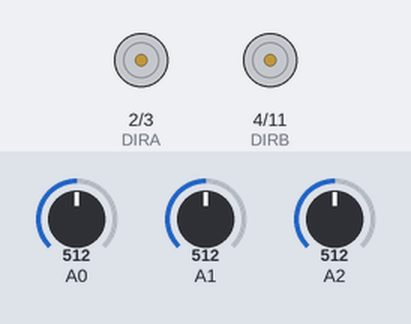
The sketch below on a simulated Arduino Uno, built with avr-gcc and run on an emulated ATmega328P. Shown: direction and speed pins drawn as motors (green arrow = direction pin HIGH = forward, orange = LOW = backward, longer = more drive). The inputs (shaded band) are chosen by the test bench; at power-on: A0 = 512, A1 = 512, A2 = 512. What the sketch prints to the serial monitor is not drawn.

Above: at 1.2 s.
1.3 s: A0 set to 888
4.3 s: A0 set to 913
At 5.5 s:
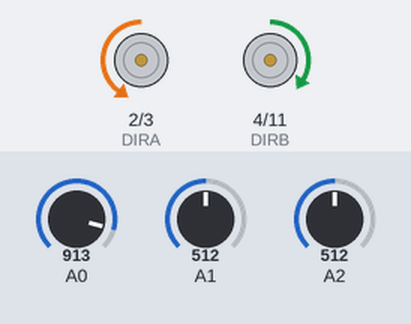
5.8 s: A1 set to 889
8.8 s: A1 set to 912
At 9.2 s:
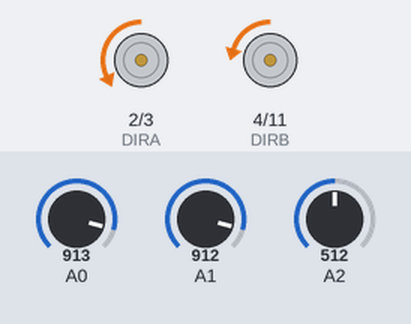
10.3 s: A0 set to 0
At 11.3 s:
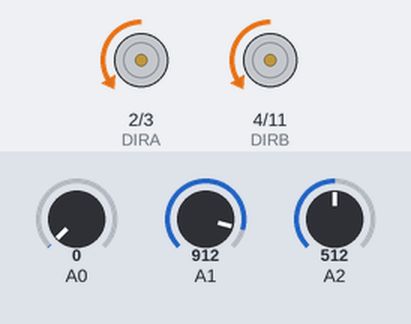
11.8 s: A2 set to 884
14.8 s: A2 set to 912
At 16.1 s:
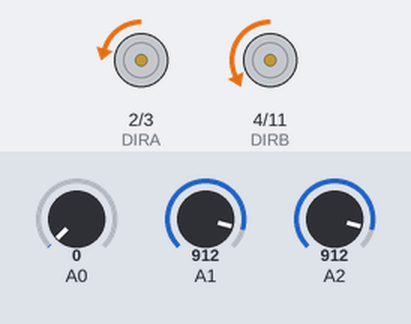
Timing chart, 0 to 17.3 s (numbered marks = the images above; inputs shaded):
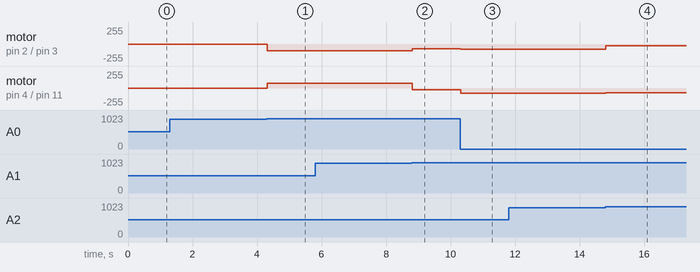

Measured:
- the behaviour switches between 899 and 900 on A0 (found by bisection; images 0 and 1)
- the behaviour switches between 899 and 900 on A1 (found by bisection; images 1 and 2)
- the behaviour switches between 899 and 900 on A2 (found by bisection; images 3 and 4)
- after the input at 1.3 s, every drawn part: stays the same
- after the input at 4.3 s, motor on pin 2 (DIRA) / pin 3 (PWMA): stopped → backward 100/255 at once; motor on pin 4 (DIRB) / pin 11 (PWMB): stopped → forward 75/255 at once
- after the input at 5.8 s, every drawn part: stays the same
- after the input at 8.8 s, motor on pin 2 (DIRA) / pin 3 (PWMA): backward 100/255 → backward 70/255 at once; motor on pin 4 (DIRB) / pin 11 (PWMB): forward 75/255 → backward 25/255 at once
- after the input at 10.3 s, motor on pin 2 (DIRA) / pin 3 (PWMA): backward 70/255 → backward 75/255 at once; motor on pin 4 (DIRB) / pin 11 (PWMB): backward 25/255 → backward 75/255 at once
- after the input at 11.8 s, every drawn part: stays the same
- after the input at 14.8 s, motor on pin 2 (DIRA) / pin 3 (PWMA): backward 75/255 → backward 25/255 at once; motor on pin 4 (DIRB) / pin 11 (PWMB): backward 75/255 → backward 70/255 at once

The sketch:

final_project.ino
```cpp
#define MOTOR_A 0
#define MOTOR_B 1

#define FORWARD  0
#define BACKWARD 1

const byte PWMA = 3;  // PWM control (speed) for motor A
const byte PWMB = 11; // PWM control (speed) for motor B
const byte DIRA = 2; // Direction control for motor A
const byte DIRB = 4; // Direction control for motor B

void setup() {
  // put your setup code here, to run once:
  Serial.begin(9600);

  setupArdumoto();

}

void loop() {
  // put your main code here, to run repeatedly:
int leftPinRdg = analogRead(0);
int centerPinRdg = analogRead(1);
int rightPinRdg = analogRead(2);

Serial.print(leftPinRdg);
Serial.print("\t");
Serial.print(centerPinRdg);
Serial.print("\t");
Serial.print(rightPinRdg);
Serial.print("\t");

if(leftPinRdg>=900 && centerPinRdg<900 && rightPinRdg<900)
  {
  driveArdumoto(MOTOR_A,FORWARD,100);
  driveArdumoto(MOTOR_B,BACKWARD,75);
  }

  if(leftPinRdg>=900 && centerPinRdg>=900 && rightPinRdg<900)
  {
  driveArdumoto(MOTOR_A,FORWARD,70);
  driveArdumoto(MOTOR_B,FORWARD,25);
  }

  if(leftPinRdg<900 && centerPinRdg>=900 && rightPinRdg<900)
  {
  driveArdumoto(MOTOR_A,FORWARD,75);
  driveArdumoto(MOTOR_B,FORWARD,75);
  }

  if(leftPinRdg<900 && centerPinRdg>=900 && rightPinRdg>=900)
  {
  driveArdumoto(MOTOR_A,FORWARD,25);
  driveArdumoto(MOTOR_B,FORWARD,70);
  }

  if(leftPinRdg<900 && centerPinRdg<900 && rightPinRdg>=900)
  {
  driveArdumoto(MOTOR_A,BACKWARD,75);
  driveArdumoto(MOTOR_B,FORWARD,100);
  }

}

void driveArdumoto(byte motor, byte dir, byte spd)
{
  if (motor == MOTOR_A)
  {
    digitalWrite(DIRA, dir);
    analogWrite(PWMA, spd);
  }
  else if (motor == MOTOR_B)
  {
    digitalWrite(DIRB, dir);
    analogWrite(PWMB, spd);
  }
}

// stopArdumoto makes a motor stop
void stopArdumoto(byte motor)
{
  driveArdumoto(motor, 0, 0);
}


void setupArdumoto()
{
  // All pins should be setup as outputs:
  pinMode(PWMA, OUTPUT);
  pinMode(PWMB, OUTPUT);
  pinMode(DIRA, OUTPUT);
  pinMode(DIRB, OUTPUT);

  // Initialize all pins as low:
  digitalWrite(PWMA, LOW);
  digitalWrite(PWMB, LOW);
  digitalWrite(DIRA, LOW);
  digitalWrite(DIRB, LOW);
}
```
